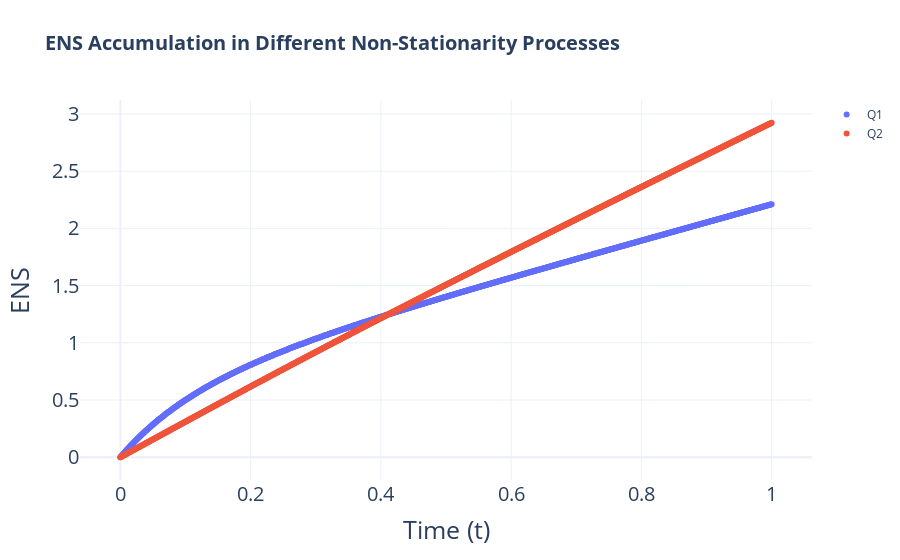

This figure's notebook cell:
### Code cell
non_stationary_ENS_value0 = generate_non_stationary_ENS(Q1, test_nst_array3, np.linspace(0, 1, 999))
non_stationary_ENS_value1 = generate_non_stationary_ENS(Q2*0.6, test_nst_array3, np.linspace(0, 1, 999))
fig = go.Figure()

# Add traces
fig.add_trace(go.Scatter(x=np.linspace(0, 1, 999), y=non_stationary_ENS_value0, mode='markers', name='Q1'))
fig.add_trace(go.Scatter(x=np.linspace(0, 1, 999), y=non_stationary_ENS_value1, mode='markers', name='Q2'))
# fig.add_trace(go.Scatter(x=np.linspace(0, 1, 999), y=non_stationary_ENS_value2, mode='markers', name='Q3'))

# Update layout
fig.update_layout(
    title='<b>ENS Accumulation in Different Non-Stationarity Processes</b>',
    xaxis_title='Time (t)',
    yaxis_title='ENS',
    template='plotly_white',
    title_font=dict(size=20),
    xaxis=dict(
        title_font=dict(size=25),
        tickfont=dict(size=20),
    ),
    yaxis=dict(
        title_font=dict(size=25),
        tickfont=dict(size=20),
    )
)

fig.show()

### Figure 1 — Plotly figure (JSON) as saved in the notebook; plotly's stock layout.template omitted (floating-point values rounded to 4 significant figures; data arrays with more than 128 entries replaced by an {"elided": "..."} marker saying what was removed)
{"data": [{"mode": "markers", "name": "Q1", "type": "scatter", "x": {"elided": "999 float values"}, "y": {"elided": "999 float values"}}, {"mode": "markers", "name": "Q2", "type": "scatter", "x": {"elided": "999 float values"}, "y": {"elided": "999 float values"}}], "layout": {"title": {"font": {"size": 20}, "text": "<b>ENS Accumulation in Different Non-Stationarity Processes</b>"}, "xaxis": {"tickfont": {"size": 20}, "title": {"font": {"size": 25}, "text": "Time (t)"}}, "yaxis": {"tickfont": {"size": 20}, "title": {"font": {"size": 25}, "text": "ENS"}}}}
